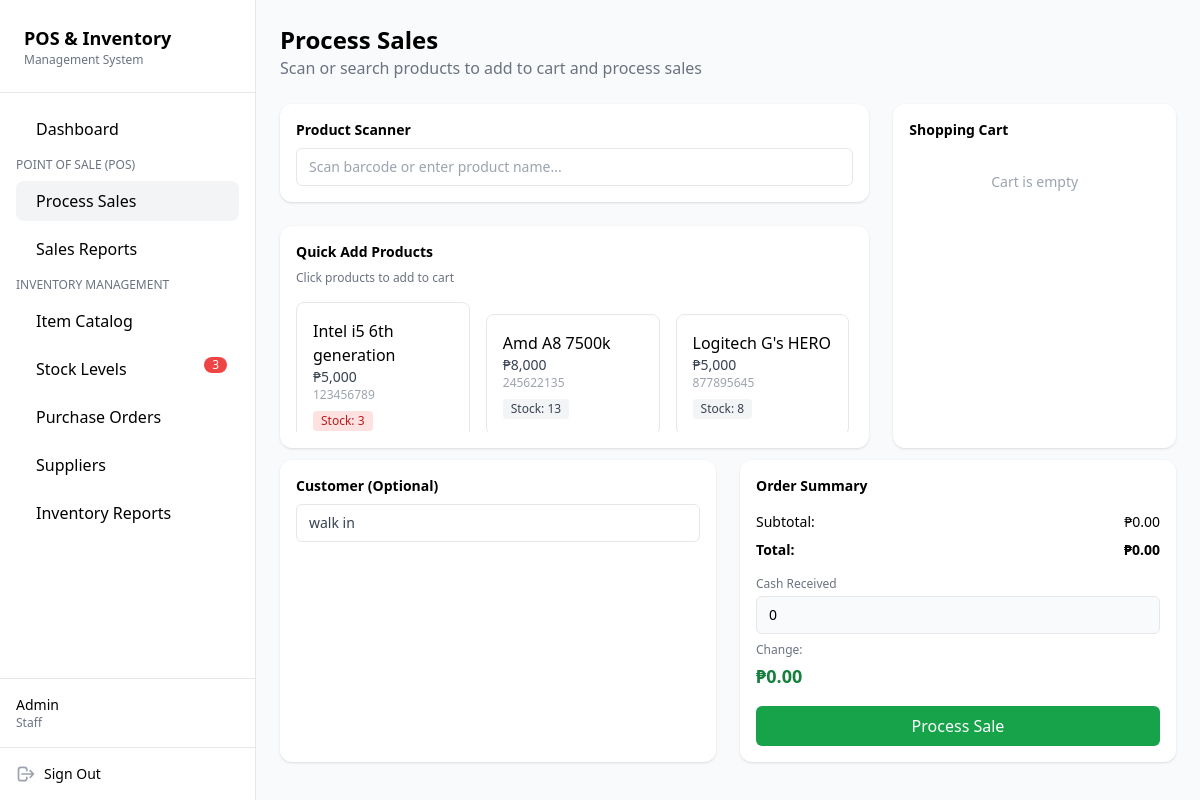
Before: /process_sales.php (signed in) with the older database file.
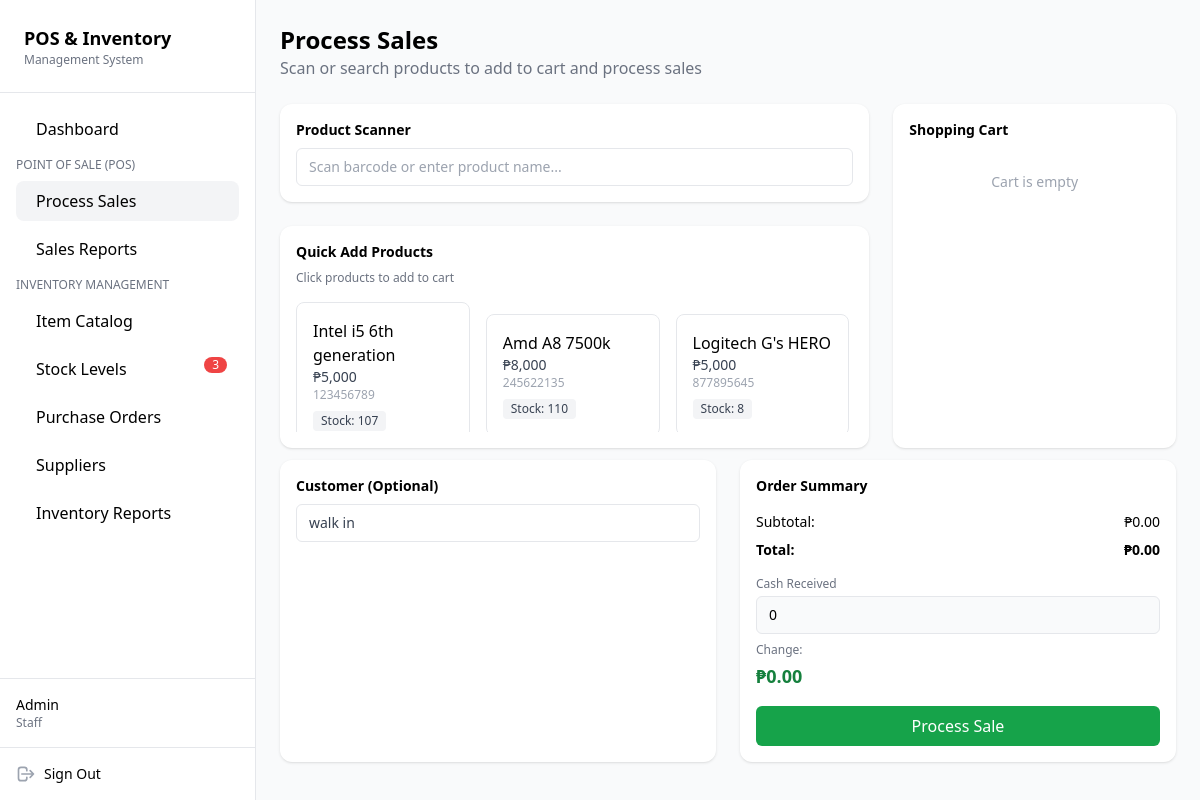
After: the same page with the newer database file.
### tables this page shows
CREATE TABLE `items` (
  `item_id` int(11) NOT NULL,
  `barcode` varchar(50) DEFAULT NULL,
  `item_name` varchar(255) NOT NULL,
  `description` text DEFAULT NULL,
  `category_id` int(11) DEFAULT NULL,
  `supplier_id` int(11) DEFAULT NULL,
  `cost_price` decimal(10,2) DEFAULT 0.00,
  `selling_price` decimal(10,2) DEFAULT 0.00,
  `quantity` int(11) DEFAULT 0,
  `min_stock` int(11) DEFAULT 5,
  `created_at` timestamp NOT NULL DEFAULT current_timestamp(),
  `updated_at` timestamp NOT NULL DEFAULT current_timestamp() ON UPDATE current_timestamp()
);

### database/database.php (called while the page is built, shortened)
<?php
class Database
{
    private $serverName = ("mysql:host=localhost;dbname=computer_store");
    private $userName = ("root");
    private $userPass = ("");
    private $fetchDefault = array(PDO::ATTR_DEFAULT_FETCH_MODE => PDO::FETCH_ASSOC);
    public function conn()
    {
        try {
            $this->conn = new PDO($this->serverName, $this->userName, $this->userPass, $this->fetchDefault);
            return $this->conn;
        } catch (PDOException $e) {
            echo "Error : " . $e->getMessage();
            exit;
        }
    }
    public function select_items()
    {
        $sql = $this->conn()->prepare("SELECT
        items.*,
        categories.category_name,
        suppliers.supplier_name
        FROM items
        LEFT JOIN categories ON items.category_id = categories.category_id
        LEFT JOIN suppliers ON items.supplier_id = suppliers.supplier_id
        ");
        $sql->execute();
        $items = $sql->fetchAll();
        return $items;
    }
}
$database = new Database();

### process_sales.php (the view, shortened to what the changed rows need)
<?php
include "database/database.php";
$database->login_session();
$items = $database->select_items();
?>
<!DOCTYPE html>
<html lang="en">
<head>
  <script src="https://cdn.tailwindcss.com"></script>
</head>
<body class="bg-gray-50 flex">
  <aside class="sticky top-0 w-64 h-screen bg-white border-r flex flex-col">
    <div class="p-6 border-b">
      <h1 class="text-lg font-bold">POS & Inventory</h1>
    </div>
  </aside>
  <main class="flex-1 p-6">
    <header class="mb-6">
      <h2 class="text-2xl font-bold">Process Sales</h2>
    </header>
    <div class="grid grid-cols-1 lg:grid-cols-3 gap-6">
      <div class="lg:col-span-2 space-y-6">
        <div class="bg-white rounded-xl shadow p-4">
          <div id="productGrid" class="grid grid-cols-2 md:grid-cols-3 gap-4 max-h-[130px] overflow-y-auto pr-1">
            <?php foreach ($items as $item): ?>
              <button type="button" class="product-item w-full text-left"
                onclick="openQuantityModal(<?= $item['item_id']; ?>, '<?= htmlspecialchars($item['item_name'], ENT_QUOTES); ?>', <?= $item['quantity']; ?>)"
                <?= $item['quantity'] <= 0 ? 'disabled class="opacity-50 cursor-not-allowed"' : '' ?>>
                <div class="p-4 border rounded-lg hover:shadow cursor-pointer">
                  <p class="font-medium product-name"><?= $item['item_name']; ?></p>
                  <p class="text-sm text-gray-700">₱<?= number_format($item['selling_price']); ?></p>
                  <p class="text-xs text-gray-400 product-barcode"><?= $item['barcode']; ?></p>
                  <?php if ($item['quantity'] > 0 && $item['quantity'] <= $item['min_stock']): ?>
                    <span class="mt-2 inline-block text-xs bg-red-100 text-red-700 px-2 py-0.5 rounded">Stock:
                      <?= $item['quantity']; ?></span>
                  <?php elseif ($item['quantity'] <= 0): ?>
                    <span class="mt-2 inline-block text-xs bg-red-100 text-red-700 px-2 py-0.5 rounded">Out of Stock</span>
                  <?php else: ?>
                    <span class="mt-2 inline-block text-xs bg-gray-100 text-gray-700 px-2 py-0.5 rounded">Stock:
                      <?= $item['quantity']; ?></span>
                  <?php endif; ?>
                </div>
              </button>
            <?php endforeach; ?>
          </div>
        </div>
      </div>
    </div>
  </main>
</body>
</html>

Changed rows visible on the page:
changed items "Intel i5 6th generation": quantity "3" → "107"
changed items "Amd A8 7500k": quantity "13" → "110"
